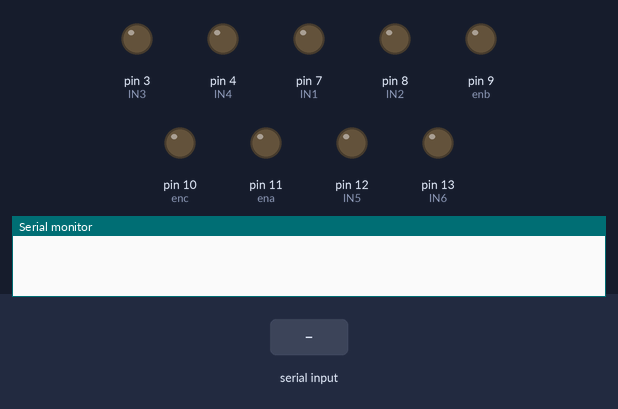
Bench run of a sketch on a simulated Arduino Uno, built with avr-gcc and run on an emulated ATmega328P. On the bench: output pins drawn as LEDs (lit = HIGH), the last lines printed to the serial monitor. The test bench sets the inputs (shaded band).

Above: at 1.2 s.
1.3 s: "F" received over the second serial link
At 2.5 s:
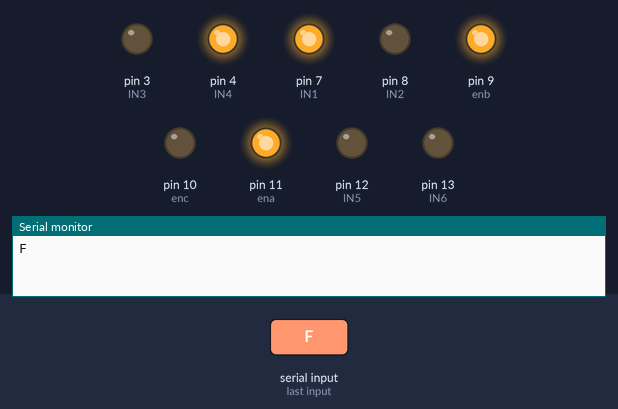
2.8 s: "B" received over the second serial link
At 3.7 s:
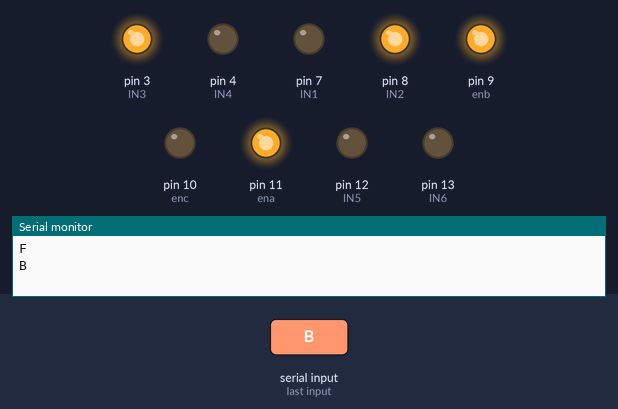
4.3 s: "L" received over the second serial link
At 4.8 s:
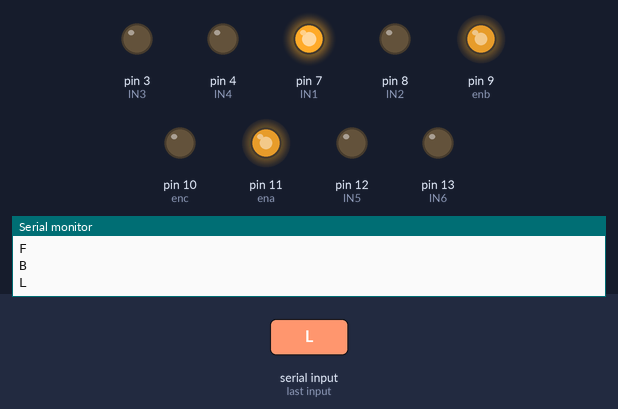
5.8 s: "R" received over the second serial link
At 7.0 s:
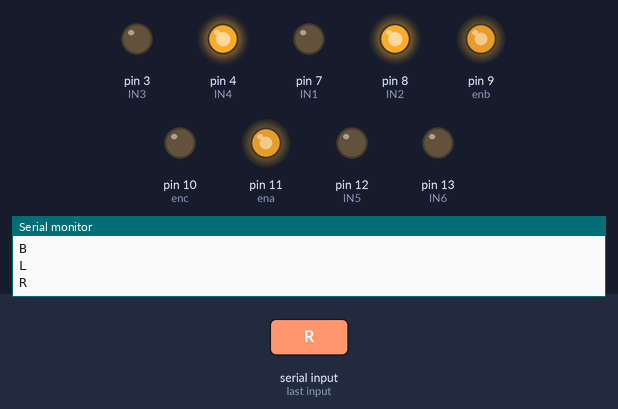
7.3 s: "X" received over the second serial link
At 8.1 s:
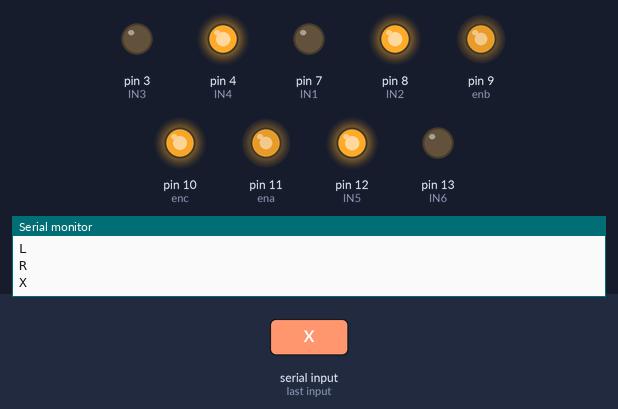
9.8 s: "V" received over the second serial link
At 10.2 s:
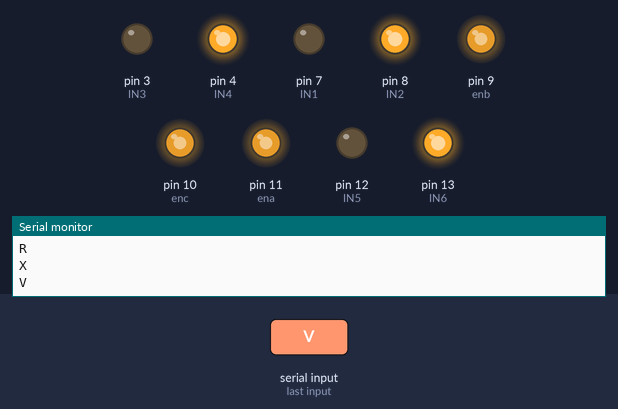
Timing chart, 0 to 12.8 s (numbered marks = the images above; inputs shaded):
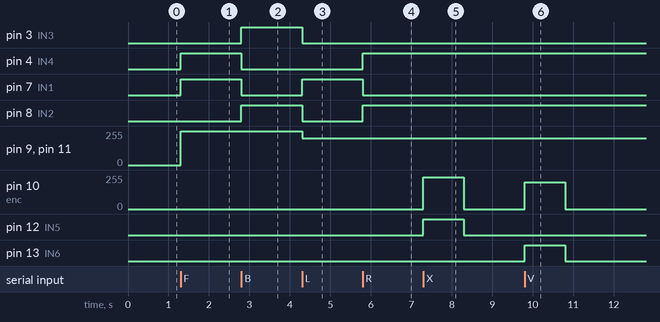

The sketch:

Beach_cleaner.ino
```cpp
#include <SoftwareSerial.h>
SoftwareSerial Bluetooth(0, 1);
char Data;
const int IN1 = 7;
const int IN2 = 8;
int ena= 11;
const int IN3 = 3;
const int IN4 = 4;
int enb= 9;
const int IN5=12;
const int IN6=13;
int enc= 10;

void setup()
{
Serial.begin(9600);
Bluetooth.begin(9600);
pinMode(IN1, OUTPUT);
pinMode(IN2, OUTPUT);
pinMode(IN3, OUTPUT);
pinMode(IN4, OUTPUT);
pinMode(IN5, OUTPUT);
pinMode(IN6, OUTPUT);
pinMode(ena, OUTPUT);
pinMode(enb, OUTPUT);
pinMode(enc, OUTPUT);
}

void loop()
{
  if(Bluetooth.available())
  {
  Data = Bluetooth.read();
  Serial.println(Data);
  if(Data == 'F')
  {
    digitalWrite(IN1, HIGH);
    digitalWrite(IN2,LOW);
    analogWrite(ena,255);
    digitalWrite(IN4, HIGH);
    digitalWrite(IN3, LOW);
    analogWrite(enb,255);
  }
  else if(Data == 'B')
  {
    digitalWrite(IN1, LOW);
    digitalWrite(IN2, HIGH);
    analogWrite(ena,255);
    digitalWrite(IN4, LOW);
    digitalWrite(IN3, HIGH);
    analogWrite(enb,255);
  }
  else if(Data == 'L')
  {
    digitalWrite(IN1, HIGH);
    digitalWrite(IN2, LOW);
    analogWrite(ena,200);
    digitalWrite(IN4, LOW);
    digitalWrite(IN3, LOW );
    analogWrite(enb,200);
  }
  else if(Data == 'R')
  {
    digitalWrite(IN1, LOW);
    digitalWrite(IN2, HIGH);
    analogWrite(ena,200);
    digitalWrite(IN4, HIGH);
    digitalWrite(IN3, LOW);
    analogWrite(enb,200);
  }
  else if(Data == 'B')
  {
    digitalWrite(IN1, LOW);
    digitalWrite(IN2, HIGH);
    analogWrite(ena,200);
    digitalWrite(IN4, HIGH);
    digitalWrite(IN3, LOW);
    analogWrite(enb,200);
  }
  else if(Data == 'S'){
    digitalWrite(IN1, LOW);
    digitalWrite(IN2, LOW);
    analogWrite(ena,0);
    digitalWrite(IN3, LOW);
    digitalWrite(IN4, LOW);
    analogWrite(enb,0);

  }
  else if(Data == 'X')
  {
    digitalWrite(IN5, HIGH);
    digitalWrite(IN6, LOW);
    analogWrite(enc,240);
    delay(1000);
    digitalWrite(IN5, LOW);
    digitalWrite(IN6, LOW);
    analogWrite(enc,0);
    }
     else if(Data == 'V')
  {
    digitalWrite(IN5, LOW);
    digitalWrite(IN6, HIGH);
    analogWrite(enc,200);
    delay(1000);
    digitalWrite(IN5, LOW);
    digitalWrite(IN6, LOW);
    analogWrite(enc,0);
    }
  }
}
```

Measured:
- after the input at 1.3 s, pin 4 (IN4), pin 7 (IN1): LOW → HIGH at once; pin 9 (enb), pin 11 (ena): 0/255 → 255/255 at once
- after the input at 2.8 s, pin 3 (IN3), pin 8 (IN2): LOW → HIGH at once; pin 4 (IN4), pin 7 (IN1): HIGH → LOW at once
- after the input at 4.3 s, pin 3 (IN3), pin 8 (IN2): HIGH → LOW at once; pin 7 (IN1): LOW → HIGH at once; pin 9 (enb), pin 11 (ena): 255/255 → 200/255 at once
- after the input at 5.8 s, pin 4 (IN4), pin 8 (IN2): LOW → HIGH at once; pin 7 (IN1): HIGH → LOW at once
- after the input at 7.3 s, pin 10 (enc): 0/255 → 240/255 at once, → 0/255 1.0 s later; pin 12 (IN5): LOW → HIGH at once, → LOW 1.0 s later
- after the input at 9.8 s, pin 10 (enc): 0/255 → 200/255 at once, → 0/255 1.0 s later; pin 13 (IN6): LOW → HIGH at once, → LOW 1.0 s later
